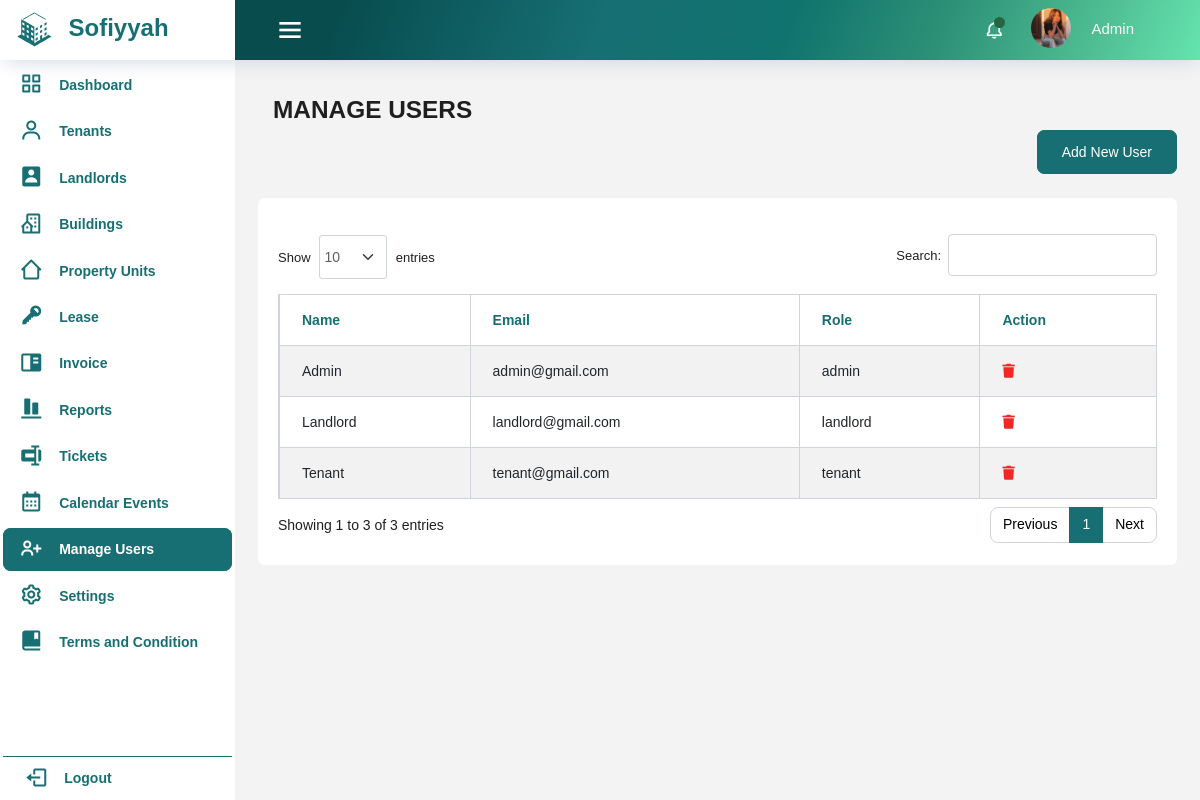
/manage_user/manage_user.php (signed in), run on the app's committed database.
### tables this page shows
CREATE TABLE IF NOT EXISTS `account` (
  `id` int(11) NOT NULL AUTO_INCREMENT,
  `username` varchar(100) NOT NULL,
  `email` varchar(100) NOT NULL,
  `password` varchar(100) NOT NULL,
  `type` varchar(100) NOT NULL,
  `created_at` timestamp NOT NULL DEFAULT current_timestamp(),
  `updated_at` timestamp NOT NULL DEFAULT current_timestamp() ON UPDATE current_timestamp(),
  PRIMARY KEY (`id`)
);

### manage_user/manage_user.php (the view, shortened to what this page needs)
<?php
    require_once '../includes/dbconfig.php';
    require_once '../includes/header.php';
?>
<body>
<div class="container-scroller">
  <?php
    require_once '../includes/navbar.php';
  ?>
<div class="container-fluid page-body-wrapper">
<?php
     require_once '../includes/sidebar.php';
  ?>
<div class="main-panel">
  <div class="content-wrapper">
    <div class="row">
      <div class="col-12 col-xl-8 mb-4 mb-xl-0">
        <h3 class="font-weight-bolder">MANAGE USERS</h3>
      </div>
      <div class="add-tenant-container">
      <?php
                    if($_SESSION['user_type'] == 'admin'){
                ?>
     <button type="button" class="btn btn-success btn-icon-text float-right" data-toggle="modal" data-target="#manage_userModal">
            Add New User
          </button>
          <?php
                    }
                ?>
      </div>
    </div>
    <div class="row mt-4">
    <div class="card">
                <div class="card-body">
                  <div class="table-responsive pt-3">
                  <table id="example" class="table table-striped table-bordered dt-responsive nowrap" style="width:100%">
        <thead>
            <tr>
                     <th>Name</th>
                     <th>Email</th>
                     <th>Role</th>
                     <?php
                                if($_SESSION['user_type'] == 'admin'){
                            ?>
                            <th>Action</th>
                            <?php
                                }
                            ?>
            </tr>
        </thead>
        <tbody>
        <?php
                  $sql = "SELECT * FROM account";
                  $result = mysqli_query($conn, $sql);
                  $i = 1;
                  if (mysqli_num_rows($result) > 0){
                    while ($row = mysqli_fetch_assoc($result)){
                      echo '
                    <tr>
                      <td>'.$i.'</td>
                      <td>'.$row['username'].'</td>
                      <td>'.$row['email'].'</td>
                      <td>'.$row['type'].'</td>
                        <td>
                        <div class="action">
                        <a class="green action-delete" href="delete_user.php?id='.$row['id'].'"><i class="fas fa-trash"></i></a>
          </div>
                        </td>
                    </tr>';
                    $i++;
                    }
                  }
?>
        </tbody>
    </table>
    </div>
    </div>
    </div>
    </div>
    </div>
    </div>
    </div>
    </div>

### css/custom.css (style rules this page uses)
:root { --fs-7: 13.4px; --fs-8: 9.2px; --fw-300: 300; --fw-500: 500; --fw-600: 600; --fw-700: 700; }
.mb-4 { font-weight: bold; }
*, *::before, *::after { box-sizing: border-box; }
.card { position: relative; display: flex; flex-direction: column; min-width: 0; word-wrap: break-word; background-color: #fff; background-clip: border-box; border: 1px solid rgba(0,0,0,.125); border-radius: 1rem; }
table.table-bordered.dataTable thead tr:first-child th, table.table-bordered.dataTable thead tr:first-child td { border-top-width: 1px; color: #176f73; font-weight: bolder; }
.action .green i { color: rgb(240, 39, 39); }
.row>* { padding-left: calc(var(--bs-gutter-x) * .0); padding-right: calc(var(--bs-gutter-x) * .0); }
:root { --fc-small-font-size: .85em!important; --fc-page-bg-color: #fff!important; --fc-neutral-bg-color: hsla(0,0%,82%,.3)!important; --fc-neutral-text-color: grey!important; --fc-border-color: #ddd!important; --fc-button-text-color: #fff!important; --fc-button-bg-color: #2c3e50!important; --fc-button-border-color: #879baf6b!important; --fc-button-hover-bg-color: #2d6465!important; --fc-button-hover-border-color: #2d6465!important; --fc-button-active-bg-color: #115845e8!important; --fc-button-active-border-color: #115845e8!important; --fc-event-bg-color: #c3d837!important; --fc-event-border-color: #c3d837!important; --fc-event-text-color: #01105d!important; --fc-event-selected-overlay-color: rgba(0, 0, 0, 0.4)!important; --fc-more-link-bg-color: #d0d0d0!important; --fc-more-link-text-color: inherit!important; --fc-event-resizer-thickness: 8px!important; --fc-event-resizer-dot-total-width: 8px!important; --fc-event-resizer-dot-border-width: 1px!important; --fc-non-business-color: hsla(0,0%,84%,.3)!important; --fc-bg-event-color: #8be347!important; --fc-bg-event-opacity: 0.3!important; --fc-highlight-color: rgba(168, 232, 245, 0.3)!important; --fc-today-bg-color: rgb(46 112 179 / 10%)!important; --fc-now-indicator-color: red; }

### css/login.css (style rules this page uses)
.green { color: white; font-weight: 500; }

### data on the page
account: username "Admin", email "admin@gmail.com", type "admin"
account: username "Landlord", email "landlord@gmail.com", type "landlord"
account: username "Tenant", email "tenant@gmail.com", type "tenant"

### other printed values
$_SESSION['username'] "Admin"
